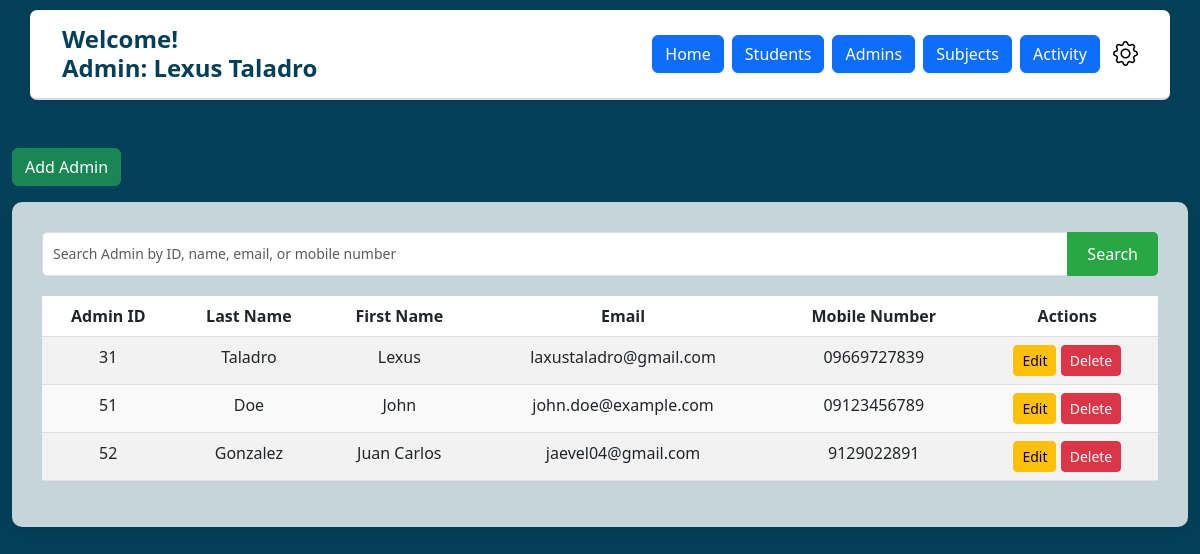
Screenshot of /admin_crud.php (signed in) with the database file from the repository.
### tables this page shows
CREATE TABLE `users` (
  `user_id` int(5) NOT NULL,
  `first_name` varchar(250) NOT NULL,
  `last_name` varchar(250) NOT NULL,
  `mobile_number` varchar(11) NOT NULL,
  `email` varchar(100) NOT NULL,
  `password` varchar(100) NOT NULL,
  `role` enum('Admin','Student') NOT NULL,
  `otp` varchar(6) DEFAULT NULL,
  `otp_expiry` datetime DEFAULT NULL,
  `is_verified` tinyint(1) DEFAULT 1,
  `otp_enabled` tinyint(1) DEFAULT 0
);

### admin_crud.php (the view, shortened to what this page needs)
<?php
include ('base.php');
?>
    <div class="container mt-5">
        <button class="btn btn-success mb-3" data-bs-toggle="modal" data-bs-target="#addAdminModal">Add Admin</button>
        <?php
$search = isset($_GET['search']) ? $conn->real_escape_string($_GET['search']) : '';
$query = "
    SELECT user_id, first_name, last_name, email, mobile_number
    FROM users
    WHERE role = 'Admin'
";
$result = $conn->query($query);
?>
<div class="dashboard-container">
    <form method="get" action="" class="mb-3">
        <div class="input-group">
            <input type="text" name="search" id="searchInput" class="form-control"
                   placeholder="Search Admin by ID, name, email, or mobile number"
                   value="<?php echo htmlspecialchars($search); ?>">
            <button type="submit" class="btn btn-primary">Search</button>
        </div>
    </form>
    <table class="table table-striped">
        <thead>
            <tr>
                <th>Admin ID</th>
                <th>Last Name</th>
                <th>First Name</th>
                <th>Email</th>
                <th>Mobile Number</th>
                <th>Actions</th>
            </tr>
        </thead>
        <tbody>
            <?php if ($result && $result->num_rows > 0): ?>
                <?php while ($row = $result->fetch_assoc()): ?>
                    <tr>
                        <td><?php echo $row['user_id']; ?></td>
                        <td><?php echo $row['last_name']; ?></td>
                        <td><?php echo $row['first_name']; ?></td>
                        <td><?php echo $row['email']; ?></td>
                        <td><?php echo $row['mobile_number']; ?></td>
                        <td>
                            <button
                                class="btn btn-warning btn-sm"
                                data-bs-toggle="modal"
                                data-bs-target="#editModal<?php echo $row['user_id']; ?>">
                                Edit
                            </button>
                            <button class="btn btn-danger btn-sm"
                                    data-bs-toggle="modal"
                                    data-bs-target="#deleteModal-<?php echo $row['user_id']; ?>">
                                Delete
                            </button>
                        </td>
                    </tr>
                <?php endwhile; ?>
            <?php else: ?>
                <tr>
                    <td colspan="6">No admins found.</td>
                </tr>
            <?php endif; ?>
        </tbody>
    </table>
</div>
</body>
</html>

### rows the page displays
users: user_id "31", last_name "Taladro", first_name "Lexus", email "laxustaladro@gmail.com", mobile_number "09669727839"
users: user_id "51", last_name "Doe", first_name "John", email "john.doe@example.com", mobile_number "09123456789"
users: user_id "52", last_name "Gonzalez", first_name "Juan Carlos", email "jaevel04@gmail.com", mobile_number "9129022891"

### other values shown
$user_role "Admin"
$user_first "Lexus"
$user_last "Taladro"
